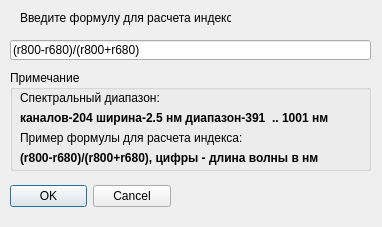
<?xml version="1.0" encoding="UTF-8"?>
<ui version="4.0">
 <class>inputIndexDlg</class>
 <widget class="QDialog" name="inputIndexDlg">
  <property name="geometry">
   <rect>
    <x>0</x>
    <y>0</y>
    <width>382</width>
    <height>227</height>
   </rect>
  </property>
  <property name="windowTitle">
   <string>Добавление нового индекса</string>
  </property>
  <widget class="QDialogButtonBox" name="buttonBox">
   <property name="geometry">
    <rect>
     <x>10</x>
     <y>180</y>
     <width>161</width>
     <height>32</height>
    </rect>
   </property>
   <property name="orientation">
    <enum>Qt::Horizontal</enum>
   </property>
   <property name="standardButtons">
    <set>QDialogButtonBox::Cancel|QDialogButtonBox::Ok</set>
   </property>
  </widget>
  <widget class="QLabel" name="labelInputFormula">
   <property name="geometry">
    <rect>
     <x>20</x>
     <y>10</y>
     <width>211</width>
     <height>16</height>
    </rect>
   </property>
   <property name="text">
    <string>Введите формулу для расчета индекса:</string>
   </property>
  </widget>
  <widget class="QLineEdit" name="lineEditInputFormula">
   <property name="geometry">
    <rect>
     <x>10</x>
     <y>40</y>
     <width>361</width>
     <height>20</height>
    </rect>
   </property>
   <property name="text">
    <string>(r800-r680)/(r800+r680)</string>
   </property>
  </widget>
  <widget class="QGroupBox" name="groupBoxInputFormula">
   <property name="geometry">
    <rect>
     <x>10</x>
     <y>70</y>
     <width>361</width>
     <height>101</height>
    </rect>
   </property>
   <property name="title">
    <string>Примечание</string>
   </property>
   <widget class="QLabel" name="labelSpectralRangeCap">
    <property name="geometry">
     <rect>
      <x>10</x>
      <y>20</y>
      <width>341</width>
      <height>16</height>
     </rect>
    </property>
    <property name="text">
     <string>Спектральный диапазон:</string>
    </property>
   </widget>
   <widget class="QLabel" name="labelSpectralRangeInfo">
    <property name="geometry">
     <rect>
      <x>10</x>
      <y>40</y>
      <width>341</width>
      <height>16</height>
     </rect>
    </property>
    <property name="font">
     <font>
      <weight>75</weight>
      <bold>true</bold>
     </font>
    </property>
    <property name="text">
     <string>каналов-204 ширина-2.5 нм диапазон-391  .. 1001 нм</string>
    </property>
   </widget>
   <widget class="QLabel" name="labelFormulaTitle">
    <property name="geometry">
     <rect>
      <x>10</x>
      <y>60</y>
      <width>331</width>
      <height>16</height>
     </rect>
    </property>
    <property name="text">
     <string>Пример формулы для расчета индекса:</string>
    </property>
   </widget>
   <widget class="QLabel" name="labelFormalaEval">
    <property name="geometry">
     <rect>
      <x>10</x>
      <y>80</y>
      <width>351</width>
      <height>16</height>
     </rect>
    </property>
    <property name="font">
     <font>
      <weight>75</weight>
      <bold>true</bold>
     </font>
    </property>
    <property name="text">
     <string>(r800-r680)/(r800+r680), цифры - длина волны в нм</string>
    </property>
   </widget>
  </widget>
 </widget>
 <resources/>
 <connections>
  <connection>
   <sender>buttonBox</sender>
   <signal>accepted()</signal>
   <receiver>inputIndexDlg</receiver>
   <slot>accept()</slot>
   <hints>
    <hint type="sourcelabel">
     <x>248</x>
     <y>254</y>
    </hint>
    <hint type="destinationlabel">
     <x>157</x>
     <y>274</y>
    </hint>
   </hints>
  </connection>
  <connection>
   <sender>buttonBox</sender>
   <signal>rejected()</signal>
   <receiver>inputIndexDlg</receiver>
   <slot>reject()</slot>
   <hints>
    <hint type="sourcelabel">
     <x>316</x>
     <y>260</y>
    </hint>
    <hint type="destinationlabel">
     <x>286</x>
     <y>274</y>
    </hint>
   </hints>
  </connection>
 </connections>
</ui>
